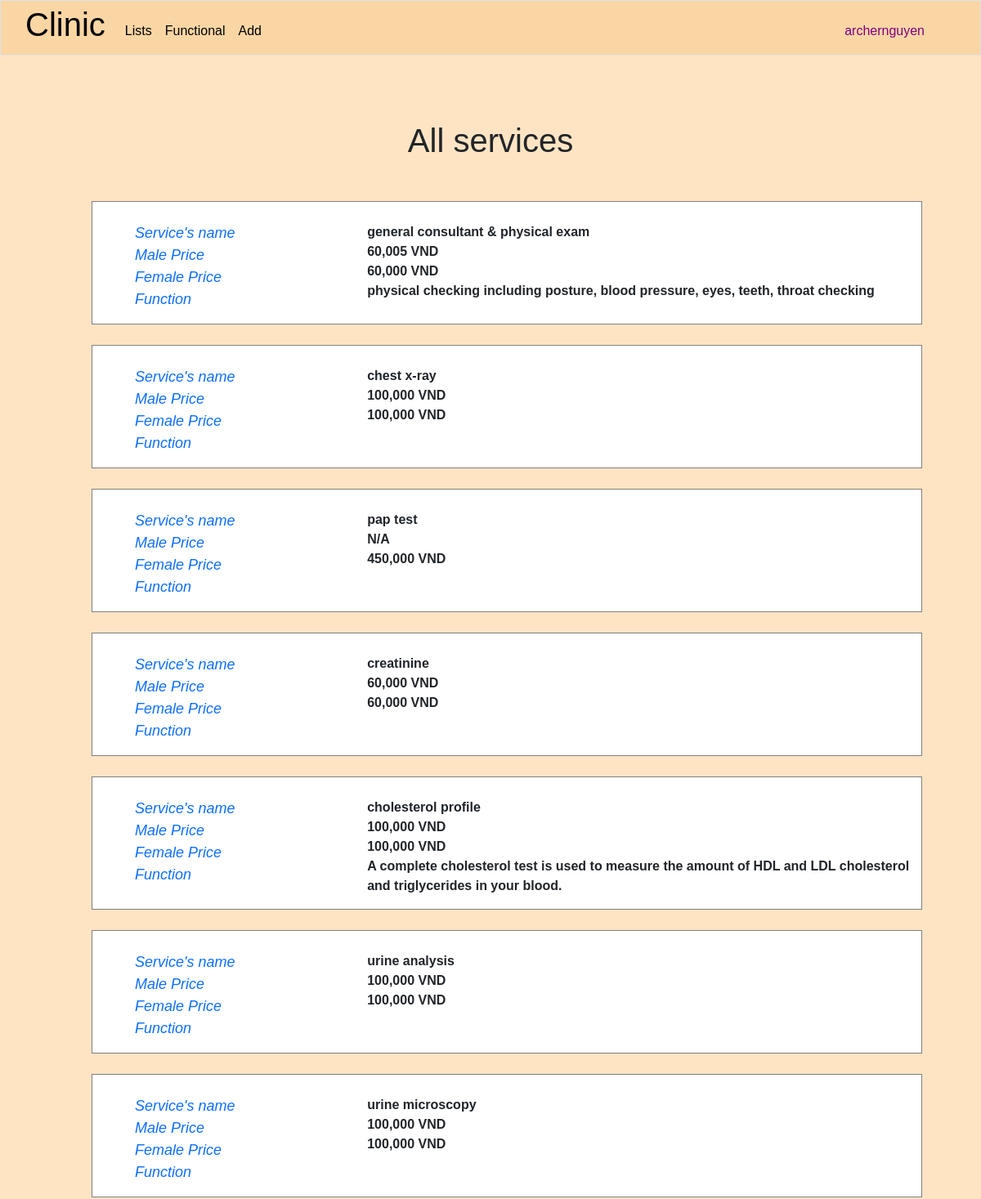
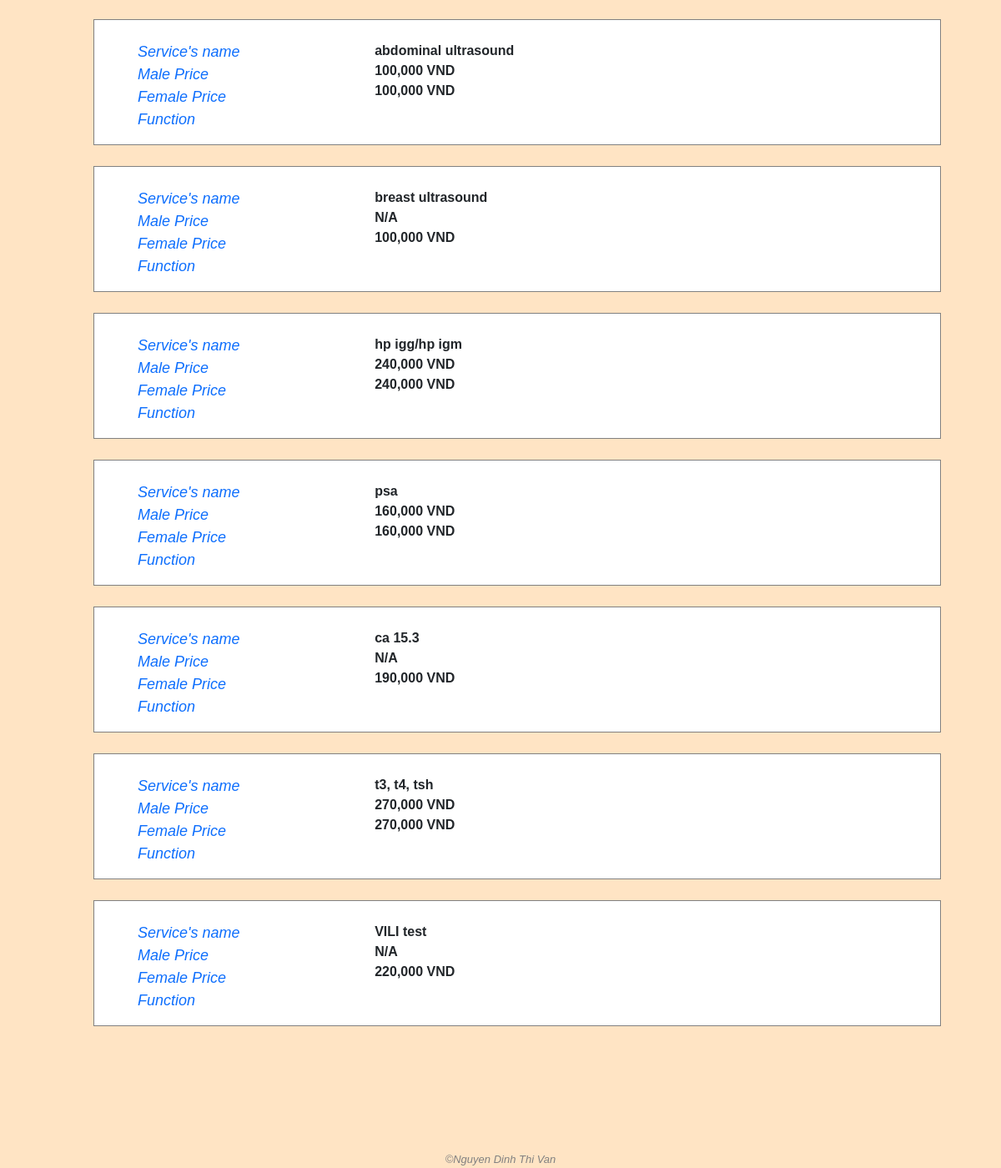
The app's page / (signed in) with its own data (2 pictures, top to bottom).
### clinic/models.py (models this page shows, shortened)
class User(AbstractUser):
    class Level(models.IntegerChoices):
        LOW = 1
        MIDDLE = 2
        TOP = 3
    management_right_level = models.IntegerField(choices=Level.choices, blank=True, null=True)

class Service(models.Model):
    name = models.CharField(max_length=255)
    benefit = models.TextField(blank=True)
    male_price = models.IntegerField(blank=True, null=True)
    female_price = models.IntegerField(blank=True, null=True)
    description = models.TextField(blank=True, null=True)
    created_by = models.ForeignKey(User, blank=True, null=True, on_delete=models.SET_NULL, related_name='add_services')
    modified_by = models.ForeignKey(User, blank=True, null=True, on_delete=models.SET_NULL, related_name='modified_services')

### clinic/views.py (the view)
# urls.py: path('', views.index, name='index'),
@login_required
def index(request):
    yay_message = request.session.get('yay_message', '')
    nay_message = request.session.get('nay_message', '')
    request.session['yay_message'] = ''
    request.session['nay_message'] = ''
    services = Service.objects.all()
    return render(request, "clinic/index.html", {
        "yay_message": yay_message,
        "nay_message": nay_message,
        "services": services
    })

### clinic/templates/clinic/index.html (shortened to what this page needs)
{% extends "clinic/layout.html" %}
{% load static %}
{% load humanize %}
{% block main %}
    <h1 class="text-center">All services</h1>
    <div class="container" id="services-container">
        {% for service in services %}
            <a class="service-detail-link" href="{% url 'service_detail' service_id=service.id %}">
                <div class="service-info my-service-info">
                    <div class="field-name">
                        <ul class="no-bullet">
                            <li><i class="i-left">Service's name</i></li>
                            <li><i class="i-left">Male Price</i></li>
                            <li><i class="i-left">Female Price</i></li>
                            <li><i class="i-left">Function</i></li>
                        </ul>
                    </div>
                    <div class="field-value">
                        <ul class="no-bullet">
                            <li><strong><a>{{ service.name }}</a></strong></li>
                            <li>
                                    {% if service.male_price == None %}
                                        <strong>N/A</strong>
                                    {% else %}
                                        <strong class="price" data-price="{{ service.male_price }}">{{ service.male_price|intcomma }}</strong> <strong class="price-currency">VND</strong>
                                    {% endif %}
                            </li>
                            <li>
                                    {% if service.female_price == None %}
                                        <strong>N/A</strong>
                                    {% else %}
                                        <strong class="price" data-price="{{ service.female_price }}">{{ service.female_price|intcomma }}</strong> <strong class="price-currency">VND</strong>
                                    {% endif %}
                            </li>
                            <li><strong>{{ service.benefit }}</strong></li>
                        </ul>
                    </div>
                </div>
            </a>
        {% empty %}
            <p>No service yet</p>
        {% endfor %}
    </div>
{% endblock %}

### clinic/templates/clinic/layout.html (shortened to what this page needs)
{% load static %}
<!DOCTYPE html>
<html lang="en">
    <head>
        <link rel="stylesheet" href="https://cdnjs.cloudflare.com/ajax/libs/font-awesome/4.7.0/css/font-awesome.min.css">
        <link rel="stylesheet" href="{% static 'clinic/bootstrap.css' %}">
        <link rel="stylesheet" href="{% static 'clinic/styles.css' %}">
    </head>
    <body>
        <nav class="navbar navbar-expand-lg navbar-custom border">
            <a class="navbar-brand" href="{% url 'index' %}"><span><h1>Clinic</h1></span></a>
            <div class="collapse navbar-collapse" id="navbar">
                <ul class="navbar-nav me-auto mt-2">
                    <li class="nav-item">
                        <div class="dropdown">
                            <button class="nav-link active" type="button" id="dropdownMenuButton3" data-bs-toggle="dropdown" aria-expanded="false">
                                Lists
                            </button>
                        </div>
                    </li>
                    {% if user.is_authenticated %}
                        <li class="nav-item">
                            <a class="nav-link active">
                                Functional
                            </a>
                        </li>
                        <li class="nav-item" id="adding-items">
                            <div class="dropdown">
                                <button class="nav-link active" type="button" id="dropdownMenuButton1" data-bs-toggle="dropdown" aria-expanded="false">
                                    Add
                                </button>
                            </div>
                        </li>
                    {% endif %}
                </ul>
                <ul class="navbar-nav ms-auto mt-2">
                    {% if user.is_authenticated %}
                        <li class="nav-item">
                            <div class="dropdown">
                                <button class="nav-link active" style="color: purple;" type="button" id="dropdownMenuButton2" data-bs-toggle="dropdown" aria-expanded="false">
                                    {{ user.username }}
                                </button>
                            </div>
                        </li>
                    {% else %}
                        <li class="nav-item">
                            <a class="nav-link active" href="{% url 'login' %}">
                                Log in
                            </a>
                        </li>
                    {% endif %}
                </ul>
            </div>
        </nav>
        <main>{% block main %}{% endblock %}</main>
        <footer class="text-center">
            &#169;Nguyen Dinh Thi Van
        </footer>
    </body>
</html>

### clinic/static/clinic/styles.css (style rules this page uses)
body { font-family: sans-serif; }
body { color: auto; background-color: bisque; }
main { min-height: 40vh; }
footer { margin-top: 150px; font-family: sans-serif; font-size: 13px; font-style: italic; color: grey; }
.navbar-custom { padding: 0 60px 0 30px; background: #FAD6A5; margin-bottom: 30px; }
.container { margin: 50px 0; }
.service-detail-link { text-decoration: none; }
.my-service-info, .my-people-info { display: grid; grid-template-columns: 30% auto; margin-top: 25px; margin-left: 100px; padding-top: 25px !important; border: 1px solid grey; background-color: white; }
.i-left { font-size: 18px; margin: 10px 20px; }
.no-bullet { list-style-type: none; }

### records on screen
User: username "archernguyen"
Service: name "general consultant & physical exam", male_price "60,005", female_price "60,000", benefit "physical checking including posture, blood pressure, eyes, teeth, throat checking"
Service: name "chest x-ray", male_price "100,000", female_price "100,000"
Service: name "pap test", shows "N/A", female_price "450,000"
Service: name "creatinine", male_price "60,000", female_price "60,000"
Service: name "cholesterol profile", male_price "100,000", female_price "100,000", benefit "A complete cholesterol test is used to measure the amount of HDL and LDL cholesterol and triglycerides in your blood."
Service: name "urine analysis", male_price "100,000", female_price "100,000"
Service: name "urine microscopy", male_price "100,000", female_price "100,000"
Service: name "abdominal ultrasound", male_price "100,000", female_price "100,000"
Service: name "breast ultrasound", shows "N/A", female_price "100,000"
Service: name "hp igg/hp igm", male_price "240,000", female_price "240,000"
Service: name "psa", male_price "160,000", female_price "160,000"
Service: name "ca 15.3", shows "N/A", female_price "190,000"
Service: name "t3, t4, tsh", male_price "270,000", female_price "270,000"
Service: name "VILI test", shows "N/A", female_price "220,000"
